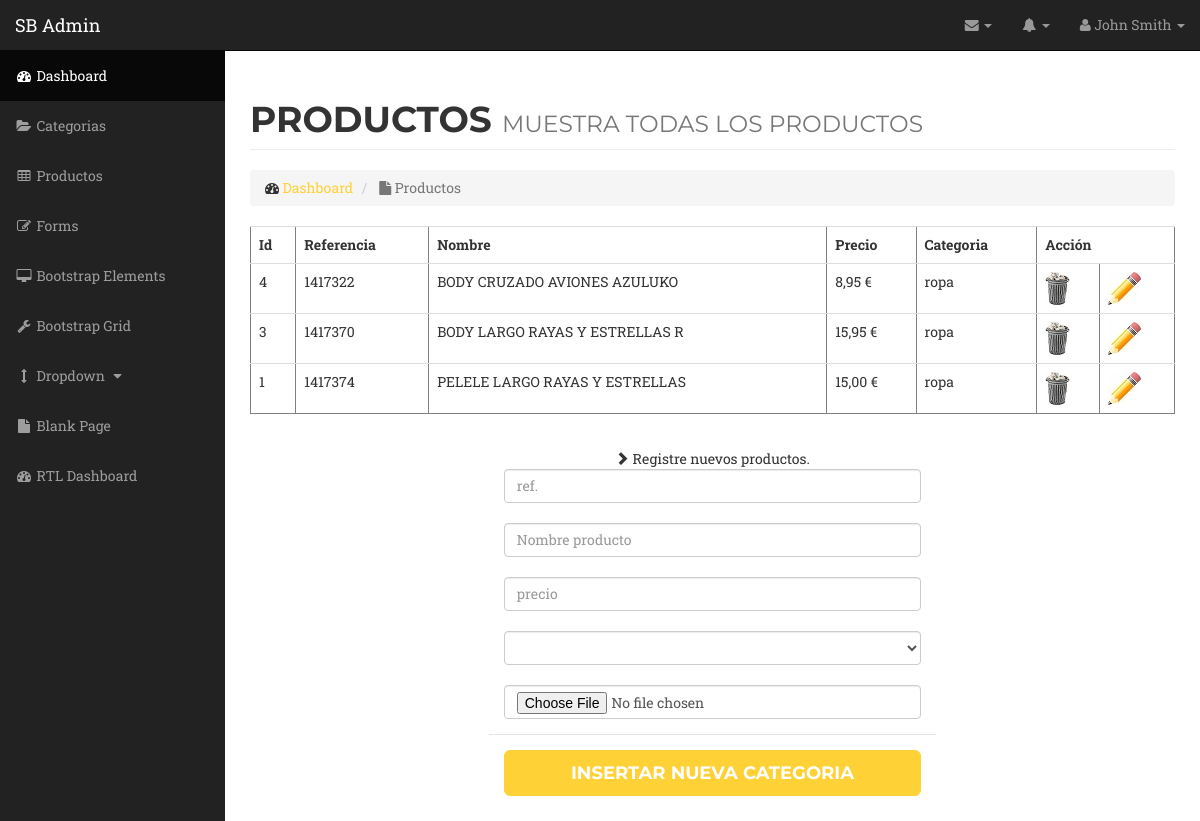
/sbadmin/productos/mostrarproductos.php, run on the app's committed database.
### tables this page shows
CREATE TABLE `producto` (
  `id` int(11) NOT NULL,
  `referencia` varchar(12) NOT NULL,
  `nombre` varchar(30) NOT NULL,
  `precio` decimal(8,2) NOT NULL,
  `idcategoria` int(11) NOT NULL
);

CREATE TABLE `categoria` (
  `id` int(11) NOT NULL,
  `nombre` varchar(30) NOT NULL
);

### sbadmin/clases/BaseDatos.php (called while the page is built, shortened)
<?php
class BaseDatos {
    private $conexion;
    private $resultado;
    function __construct() {
        $this->conexion = new mysqli(Constantes::$servidor, Constantes::$usuario, Constantes::$clave, Constantes::$baseDatos);
        $this->conexion->set_charset("utf8");
    }
    function getFila() {
        return $this->resultado->fetch_array();
    }
    function setConsulta($consulta) {
        return $this->resultado = $this->conexion->query($consulta);
    }
}

### sbadmin/clases/GestionProducto.php (called while the page is built, shortened)
<?php
class GestionProducto {
    private $bd = null;
    private $nombreTabla = "producto";
    function __construct($bd) {
        $this->bd = $bd;
    }
    function getProductos($pagina = 0, $rpp = 10, $condicion = "", $orderby = "order by nombre") {
        $pos = $pagina * $rpp;
        $sql = "select * from "
                . $this->nombreTabla .
                " $condicion $orderby limit $pos, $rpp";
        $this->bd->setConsulta($sql);
        $respuesta = [];
        while ($fila = $this->bd->getFila()) {
            $obj = new Producto();
            $obj->set($fila);
            $respuesta[] = $obj;
        }
        return $respuesta;
    }
}

### sbadmin/clases/Producto.php (called while the page is built, shortened)
<?php
class Producto {
     private $id, $referencia, $nombre, $precio, $idcategoria;
     function __construct($id="null", $referencia="null", $nombre="null", $precio="null", $idcategoria="null") {
         $this->id = $id;
         $this->referencia = $referencia;
         $this->nombre = $nombre;
         $this->precio = $precio;
         $this->idcategoria = $idcategoria;
     }
     function getId() {
         return $this->id;
     }
     function getReferencia() {
         return $this->referencia;
     }
     function getNombre() {
         return $this->nombre;
     }
     function getPrecio() {
         return $this->precio;
     }
     function getIdcategoria() {
         return $this->idcategoria;
     }
     public function set($objArray, $posinicial=0){
        $this->id = $objArray[0+$posinicial];
        $this->referencia = $objArray[1+$posinicial];
        $this->nombre = $objArray[2+$posinicial];
        $this->precio = $objArray[3+$posinicial];
        $this->idcategoria = $objArray[4+$posinicial];
    }
}

### sbadmin/clases/Categoria.php (called while the page is built, shortened)
<?php
class Categoria {
    private $nombre;
    function __construct($id=null, $nombre=null) {
        $this->nombre = $nombre;
    }
    function getNombre() {
        return $this->nombre;
    }
    function set($datos, $inicio = 0) {
        $this->nombre = $datos[1 + $inicio];
    }
}

### sbadmin/productos/mostrarproductos.php (the view, shortened to what this page needs)
<!DOCTYPE html>
<html lang="en">
<head>
    <link href="../../vendor/bootstrap/css/bootstrap.min.css" rel="stylesheet">
    <link href="../../vendor/font-awesome/css/font-awesome.min.css" rel="stylesheet" type="text/css">
    <link rel="stylesheet" href="../css/plugins/alertify/alertify.default.css" >
    <link rel="stylesheet" href="../css/plugins/alertify/alertify.core.css">
    <link href="../../css/agency.min.css" rel="stylesheet">
    <link href="../css/sb-admin.css" rel="stylesheet">
</head>
<body>
        <?php
        $bd = new BaseDatos();
        $gestor = new GestionProducto($bd);
        $resultado=$gestor->getProductos();
        ?>
    <div id="wrapper">
        <?php
            include '../menu.php';
        ?>
        <div id="page-wrapper">
            <div class="container-fluid">
                <div class="row">
                    <div class="col-lg-12">
                        <h1 class="page-header">
                            Productos
                            <small>Muestra todas los productos</small>
                        </h1>
                        <ol class="breadcrumb">
                            <li>
                                <i class="fa fa-dashboard"></i>  <a href="../index.php">Dashboard</a>
                            </li>
                            <li class="active">
                                <i class="fa fa-file"></i> Productos
                            </li>
                        </ol>
                    </div>
                </div>
        <table class="table" border="1">
        <tbody>
            <tr>
                <th>Id</th>
                <th>Referencia</th>
                <th>Nombre</th>
                <th>Precio</th>
                <th>Categoria</th>
                <th colspan="2">Acci&oacute;n</th>
            </tr>
                <?php
                foreach ($resultado as $indice => $valor) {
                    ?>
                    <tr>
                        <td>
                            <?php echo $valor->getId(); ?>
                        </td>
                        <td>
                            <?php echo $valor->getReferencia(); ?>
                        </td>
                        <td>
                            <?php echo $valor->getNombre(); ?>
                        </td>
                        <td>
                            <?php
                            $pvp = $valor->getPrecio();
                            $pvp = str_replace(".",",",$pvp);
                            echo $pvp." €";
                            ?>
                        </td>
                        <td>
                            <?php
                            $id = $valor->getIdcategoria();
                            $gestor2 = New GestionCategoria($bd);
                            $obj = $gestor2->get($id);
                            echo $obj->getNombre();
                            ?>
                        </td>
                        <td>
                            <a class="borrar" href="phpborrar.php?id=<?php echo $valor->getId(); ?>">
                                    <img src="../../img/cubo.jpg"/>
                            </a>
                        </td>
                        <td>
                            <a class="editar" href="editar.php?id=<?php echo $valor->getId(); ?>">
                                    <img src="../../img/editar.jpg"/>
                            </a>
                        </td>
                    </tr>
                    <?php
                }
                ?>
            </tbody>
        </table>
        <div class="row">
            <div class="col-md-6 col-md-offset-3">
        <form action="phpinsertar.php" method="post" enctype="multipart/form-data">
            		    <div class="modal-body" align="center">
		    				<div id="div-register-msg">
                                <div id="icon-register-msg" class="glyphicon glyphicon-chevron-right"></div>
                                <span id="text-register-msg">Registre nuevos productos.</span>
                            </div>
                            <input name="referencia" class="form-control" type="text" placeholder="ref." required></br>
                            <input name="nombre" class="form-control" type="text" placeholder="Nombre producto" required></br>
                            <input name="precio" class="form-control" type="text" placeholder="precio" required></br>
                            <input type="file" class="form-control" name="archivo" />
            			</div>
		    		    <div class="modal-footer" align="center">
                            <div>
                                <input type="submit" class="btn btn-primary btn-lg btn-block" value="Insertar nueva categoria" />
                            </div>
		    		    </div>
                    </form>
        </div>
        </div>
 </div>
        </div>
    </div>
</body>
</html>

### sbadmin/css/sb-admin.css (style rules this page uses)
body { margin-top: 100px; background-color: #222; }
@media (min-width:768px) { body { margin-top: 50px; } }
#wrapper { padding-left: 0; }
#page-wrapper { width: 100%; padding: 0; background-color: #fff; }
@media (min-width:768px) { #wrapper { padding-left: 225px; } }
@media (min-width:768px) { #page-wrapper { padding: 10px; } }

### data on the page
producto: id "4", referencia "1417322", nombre "BODY CRUZADO AVIONES AZULUKO", precio "8,95", idcategoria.nombre "ropa"
producto: id "3", referencia "1417370", nombre "BODY LARGO RAYAS Y ESTRELLAS R", precio "15,95", idcategoria.nombre "ropa"
producto: id "1", referencia "1417374", nombre "PELELE LARGO RAYAS Y ESTRELLAS", precio "15,00", idcategoria.nombre "ropa"
